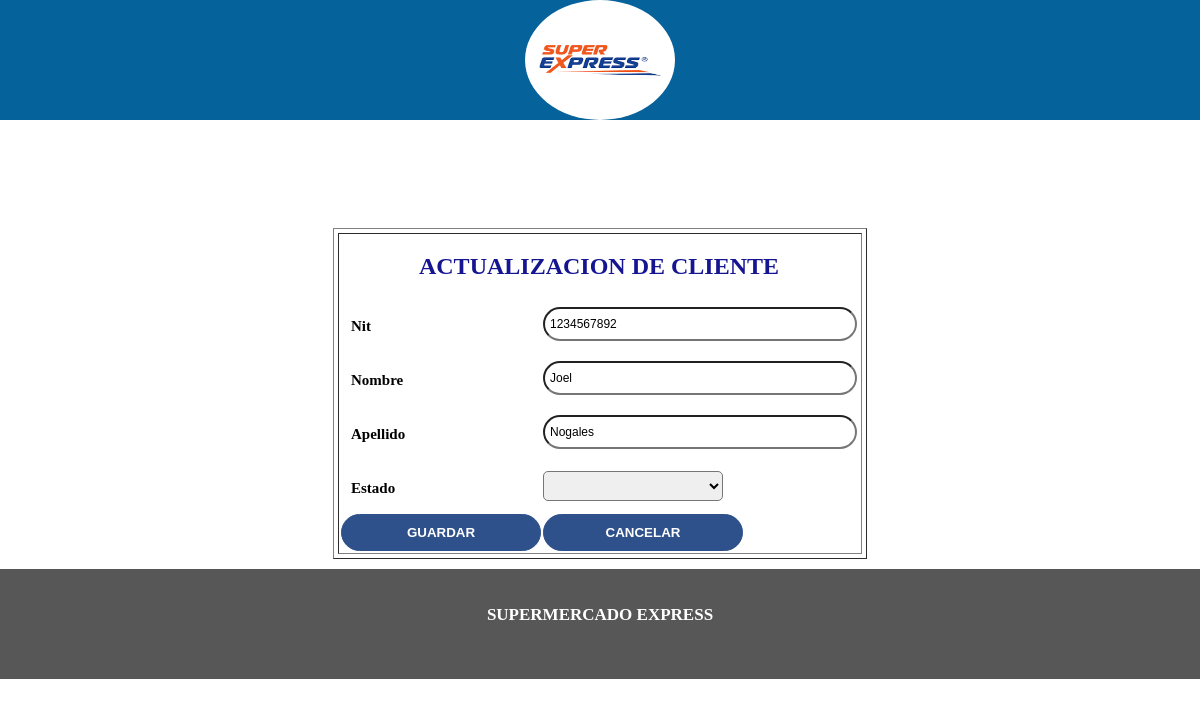
The page /clientes/actcliente.php?codigo=2 (signed in) on the database its author committed.
### tables this page shows
CREATE TABLE `clientes` (
  `id_cliente` int(11) NOT NULL,
  `nit` varchar(20) NOT NULL,
  `nombre` varchar(60) NOT NULL,
  `apellido` varchar(100) NOT NULL,
  `cestado` varchar(20) NOT NULL
);

### clientes/actcliente.php (the view, shortened to what this page needs)
<?php include('../encabezado2.php') ?>
	<?php
$codigo=$_GET['codigo'];
include ('../cnn.php');
 $consulta="SELECT * FROM clientes WHERE clientes.id_cliente='".$codigo."'";
            $resultado=mysqli_query($conn, $consulta);
          while($columna=mysqli_fetch_array($resultado)){
            $nit=$columna['nit'];
            $nombre=$columna['nombre'];
            $apellido=$columna['apellido'];
            $tipo=$columna['cestado'];
          }
 ?>
	<center>
 <form method="post" action="clienteup.php">
<table border="1" style="padding: 2px; margin: 0 auto; margin-top: 9%;">
<tr>
	<td>
		<table>
	<tr>
					<td colspan="4" >
						<label class="encabezado1" >ACTUALIZACION DE CLIENTE</label>
					</td>
				</tr>
	<tr>
		<td colspan="2">
			<label class="texto1">
				Nit
			</label>
		</td>
		<td colspan="2">
			<input type="text" name="txtNit" placeholder="Nit" autocomplete="off" class="caja1" maxlength="10" value="<?php echo $nit ?>">
		</td>
	</tr>
	<tr>
		<td colspan="2">
			<label class="texto1">
				Nombre
			</label>
		</td>
		<td colspan="2">
			<input type="text" name="txtNombre" placeholder="Nombre" autocomplete="off" class="caja1" value="<?php echo $nombre ?>">
		</td>
	</tr>
	<tr>
		<td colspan="2">
			<label class="texto1">
				Apellido
			</label>
		</td>
		<td colspan="2">
			<input type="text" name="txtApellido" placeholder="Apellido" autocomplete="off" class="caja1" value="<?php echo $apellido ?>">
		</td>
	</tr>
	<tr>
		<td colspan="2">
			<label class="texto1">
				Estado
			</label>
		</td>
		<td colspan="2">
			<select name="optValor" style="border-radius: 5px; width: 180px; height: 30px;" placeholder="ROL">
                  <option value="<?php echo $tipo; ?>"><?php echo $tipo; ?></option>
                  <option value="ACTIVO">ACTIVO</option>
                </select>
		</td>
	</tr>
	<tr>
		<td colspan="2">
			<input type="submit" name="btnEnviar" value="Guardar" class="boton">
		</td>
		<td colspan="2">
			<a href="consultaclientes.php"><input type="button" value="CANCELAR" class="boton"></a>
		</td>
	</tr>
	</table>
	</td>
</tr>
</table>
</form>
</center>
<?php include('../pie_pagina.php') ?>

### styles/main.css (style rules this page uses)
* { margin: 0; padding: 0; }
.texto1 { font-size:15px; font-weight: bold; border-radius: 20px; height:12px; display: block; padding: 10px; margin: 10px 0; width: 90%; }
.boton { border: 1px solid #2e518b; padding: 10px; background-color: #2e518b; color: #ffffff; text-decoration: none; text-transform: uppercase; font-family: 'Helvetica', sans-serif; font-weight: bolder; border-radius: 50px; width: 200px; }
.encabezado1 { text-align: center; height: 50px; color: #151592; display: flex; justify-content: center; align-items: center; height: 60px; font-size: 24px; font-weight: bold; }
.caja1 { font-size:12px; border-radius: 20px; height:20px;display: block; padding: 5px; margin: 5px 0; width: 300px; }

### rows shown on the page
clientes: txtNit "1234567892", txtNombre "Joel", txtApellido "Nogales"
